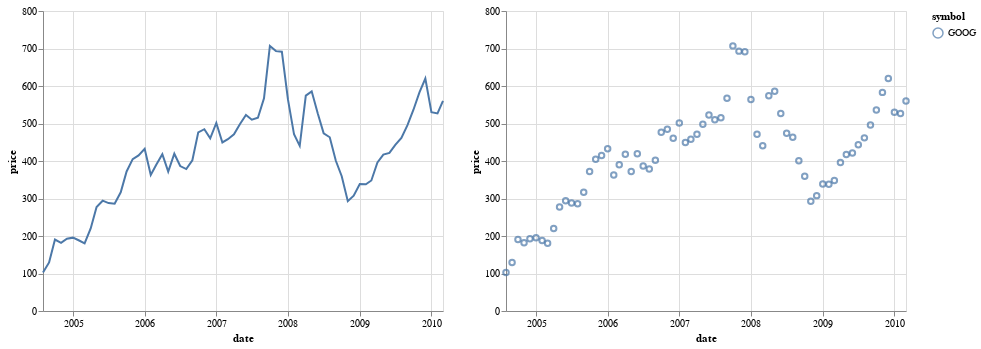

Source (notebook cell):
### Markdown cell above
### Horizontal

### Code cell
line = alt.Chart(dataset).mark_line().encode(
    x='date:T',
    y='price:Q',
    color='symbol:N'
)

point = alt.Chart(dataset).mark_point().encode(
    x='date:T',
    y='price:Q',
    color='symbol:N'
)

line | point

### Figure 1 — Vega-Lite specification as saved in the notebook (floating-point values rounded to 4 significant figures)
{"config": {"view": {"continuousWidth": 400, "continuousHeight": 300}}, "hconcat": [{"mark": "line", "encoding": {"color": {"type": "nominal", "field": "symbol"}, "x": {"type": "temporal", "field": "date"}, "y": {"type": "quantitative", "field": "price"}}}, {"mark": "point", "encoding": {"color": {"type": "nominal", "field": "symbol"}, "x": {"type": "temporal", "field": "date"}, "y": {"type": "quantitative", "field": "price"}}}], "data": {"name": "data-0fff2011ed9b71fa721c2b85edd74396"}, "$schema": "https://vega.github.io/schema/vega-lite/v4.8.1.json", "datasets": {"data-0fff2011ed9b71fa721c2b85edd74396": [{"symbol": "GOOG", "date": "2004-08-01T00:00:00", "price": 102.4}, {"symbol": "GOOG", "date": "2004-09-01T00:00:00", "price": 129.6}, {"symbol": "GOOG", "date": "2004-10-01T00:00:00", "price": 190.6}, {"symbol": "GOOG", "date": "2004-11-01T00:00:00", "price": 182.0}, {"symbol": "GOOG", "date": "2004-12-01T00:00:00", "price": 192.8}, {"symbol": "GOOG", "date": "2005-01-01T00:00:00", "price": 195.6}, {"symbol": "GOOG", "date": "2005-02-01T00:00:00", "price": 188.0}, {"symbol": "GOOG", "date": "2005-03-01T00:00:00", "price": 180.5}, {"symbol": "GOOG", "date": "2005-04-01T00:00:00", "price": 220.0}, {"symbol": "GOOG", "date": "2005-05-01T00:00:00", "price": 277.3}, {"symbol": "GOOG", "date": "2005-06-01T00:00:00", "price": 294.1}, {"symbol": "GOOG", "date": "2005-07-01T00:00:00", "price": 287.8}, {"symbol": "GOOG", "date": "2005-08-01T00:00:00", "price": 286.0}, {"symbol": "GOOG", "date": "2005-09-01T00:00:00", "price": 316.5}, {"symbol": "GOOG", "date": "2005-10-01T00:00:00", "price": 372.1}, {"symbol": "GOOG", "date": "2005-11-01T00:00:00", "price": 404.9}, {"symbol": "GOOG", "date": "2005-12-01T00:00:00", "price": 414.9}, {"symbol": "GOOG", "date": "2006-01-01T00:00:00", "price": 432.7}, {"symbol": "GOOG", "date": "2006-02-01T00:00:00", "price": 362.6}, {"symbol": "GOOG", "date": "2006-03-01T00:00:00", "price": 390.0}, {"symbol": "GOOG", "date": "2006-04-01T00:00:00", "price": 417.9}, {"symbol": "GOOG", "date": "2006-05-01T00:00:00", "price": 371.8}, {"symbol": "GOOG", "date": "2006-06-01T00:00:00", "price": 419.3}, {"symbol": "GOOG", "date": "2006-07-01T00:00:00", "price": 386.6}, {"symbol": "GOOG", "date": "2006-08-01T00:00:00", "price": 378.5}, {"symbol": "GOOG", "date": "2006-09-01T00:00:00", "price": 401.9}, {"symbol": "GOOG", "date": "2006-10-01T00:00:00", "price": 476.4}, {"symbol": "GOOG", "date": "2006-11-01T00:00:00", "price": 484.8}, {"symbol": "GOOG", "date": "2006-12-01T00:00:00", "price": 460.5}, {"symbol": "GOOG", "date": "2007-01-01T00:00:00", "price": 501.5}, {"symbol": "GOOG", "date": "2007-02-01T00:00:00", "price": 449.4}, {"symbol": "GOOG", "date": "2007-03-01T00:00:00", "price": 458.2}, {"symbol": "GOOG", "date": "2007-04-01T00:00:00", "price": 471.4}, {"symbol": "GOOG", "date": "2007-05-01T00:00:00", "price": 497.9}, {"symbol": "GOOG", "date": "2007-06-01T00:00:00", "price": 522.7}, {"symbol": "GOOG", "date": "2007-07-01T00:00:00", "price": 510.0}, {"symbol": "GOOG", "date": "2007-08-01T00:00:00", "price": 515.2}, {"symbol": "GOOG", "date": "2007-09-01T00:00:00", "price": 567.3}, {"symbol": "GOOG", "date": "2007-10-01T00:00:00", "price": 707.0}, {"symbol": "GOOG", "date": "2007-11-01T00:00:00", "price": 693.0}, {"symbol": "GOOG", "date": "2007-12-01T00:00:00", "price": 691.5}, {"symbol": "GOOG", "date": "2008-01-01T00:00:00", "price": 564.3}, {"symbol": "GOOG", "date": "2008-02-01T00:00:00", "price": 471.2}, {"symbol": "GOOG", "date": "2008-03-01T00:00:00", "price": 440.5}, {"symbol": "GOOG", "date": "2008-04-01T00:00:00", "price": 574.3}, {"symbol": "GOOG", "date": "2008-05-01T00:00:00", "price": 585.8}, {"symbol": "GOOG", "date": "2008-06-01T00:00:00", "price": 526.4}, {"symbol": "GOOG", "date": "2008-07-01T00:00:00", "price": 473.8}, {"symbol": "GOOG", "date": "2008-08-01T00:00:00", "price": 463.3}, {"symbol": "GOOG", "date": "2008-09-01T00:00:00", "price": 400.5}, {"symbol": "GOOG", "date": "2008-10-01T00:00:00", "price": 359.4}, {"symbol": "GOOG", "date": "2008-11-01T00:00:00", "price": 293.0}, {"symbol": "GOOG", "date": "2008-12-01T00:00:00", "price": 307.6}, {"symbol": "GOOG", "date": "2009-01-01T00:00:00", "price": 338.5}, {"symbol": "GOOG", "date": "2009-02-01T00:00:00", "price": 338.0}, {"symbol": "GOOG", "date": "2009-03-01T00:00:00", "price": 348.1}, {"symbol": "GOOG", "date": "2009-04-01T00:00:00", "price": 396.0}, {"symbol": "GOOG", "date": "2009-05-01T00:00:00", "price": 417.2}, {"symbol": "GOOG", "date": "2009-06-01T00:00:00", "price": 421.6}, {"symbol": "GOOG", "date": "2009-07-01T00:00:00", "price": 443.1}, {"symbol": "GOOG", "date": "2009-08-01T00:00:00", "price": 461.7}, {"symbol": "GOOG", "date": "2009-09-01T00:00:00", "price": 495.9}, {"symbol": "GOOG", "date": "2009-10-01T00:00:00", "price": 536.1}, {"symbol": "GOOG", "date": "2009-11-01T00:00:00", "price": 583.0}, {"symbol": "GOOG", "date": "2009-12-01T00:00:00", "price": 620.0}, {"symbol": "GOOG", "date": "2010-01-01T00:00:00", "price": 529.9}, {"symbol": "GOOG", "date": "2010-02-01T00:00:00", "price": 526.8}, {"symbol": "GOOG", "date": "2010-03-01T00:00:00", "price": 560.2}]}}
